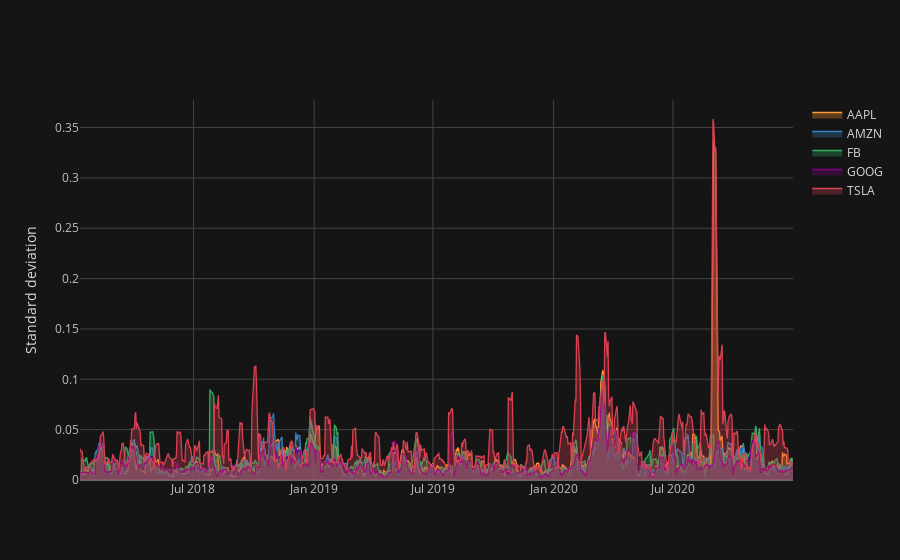

Notebook code cell kept with this figure:
### Code cell
#Use cufflinks' iplot
roll_std.iplot(kind='line',
               fill=True,
               yTitle='Standard deviation')

### Figure 1 — Plotly figure (JSON) as saved in the notebook; plotly's stock layout.template omitted (floating-point values rounded to 4 significant figures; data arrays with more than 128 entries replaced by an {"elided": "..."} marker saying what was removed)
{"data": [{"fill": "tozeroy", "fillcolor": "rgba(255, 153, 51, 0.3)", "line": {"color": "rgba(255, 153, 51, 1.0)", "dash": "solid", "shape": "linear", "width": 1.3}, "mode": "lines", "name": "AAPL", "text": "", "type": "scatter", "x": {"elided": "751 str values"}, "y": {"elided": "751 float values"}}, {"fill": "tozeroy", "fillcolor": "rgba(55, 128, 191, 0.3)", "line": {"color": "rgba(55, 128, 191, 1.0)", "dash": "solid", "shape": "linear", "width": 1.3}, "mode": "lines", "name": "AMZN", "text": "", "type": "scatter", "x": {"elided": "751 str values"}, "y": {"elided": "751 float values"}}, {"fill": "tozeroy", "fillcolor": "rgba(50, 171, 96, 0.3)", "line": {"color": "rgba(50, 171, 96, 1.0)", "dash": "solid", "shape": "linear", "width": 1.3}, "mode": "lines", "name": "FB", "text": "", "type": "scatter", "x": {"elided": "751 str values"}, "y": {"elided": "751 float values"}}, {"fill": "tozeroy", "fillcolor": "rgba(128, 0, 128, 0.3)", "line": {"color": "rgba(128, 0, 128, 1.0)", "dash": "solid", "shape": "linear", "width": 1.3}, "mode": "lines", "name": "GOOG", "text": "", "type": "scatter", "x": {"elided": "751 str values"}, "y": {"elided": "751 float values"}}, {"fill": "tozeroy", "fillcolor": "rgba(219, 64, 82, 0.3)", "line": {"color": "rgba(219, 64, 82, 1.0)", "dash": "solid", "shape": "linear", "width": 1.3}, "mode": "lines", "name": "TSLA", "text": "", "type": "scatter", "x": {"elided": "751 str values"}, "y": {"elided": "751 float values"}}], "layout": {"autosize": true, "legend": {"bgcolor": "#151516", "font": {"color": "#D9D9D9"}}, "paper_bgcolor": "#151516", "plot_bgcolor": "#151516", "title": {"font": {"color": "#D9D9D9"}}, "xaxis": {"autorange": true, "gridcolor": "#434343", "range": ["2018-01-09", "2020-12-31"], "showgrid": true, "tickfont": {"color": "#C2C2C2"}, "title": {"font": {"color": "#D9D9D9"}, "text": ""}, "type": "date", "zerolinecolor": "#666570"}, "yaxis": {"autorange": true, "gridcolor": "#434343", "range": [0, 0.3774], "showgrid": true, "tickfont": {"color": "#C2C2C2"}, "title": {"font": {"color": "#D9D9D9"}, "text": "Standard deviation"}, "type": "linear", "zerolinecolor": "#666570"}}}
